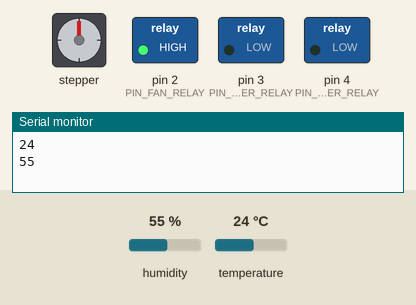
This sketch was run on a simulated Arduino Uno, built with avr-gcc and run on an emulated ATmega328P. Parts: stepper motor, switched loads named in the sketch (green lamp = pin HIGH), the last lines printed to the serial monitor. The inputs (shaded band) are chosen by the test bench; at power-on: humidity 55 %, temperature 24 °C. Stepper angles assume 2048 steps per turn.

Above: at 1.3 s.
1.4 s: humidity set to 46 %
3.2 s: humidity set to 43 %
At 4.34 s:
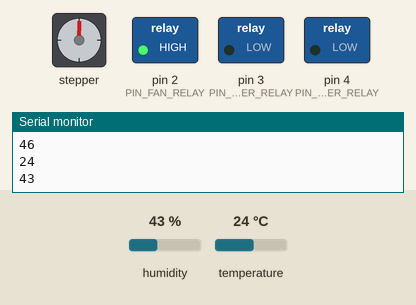
At 4.98 s:
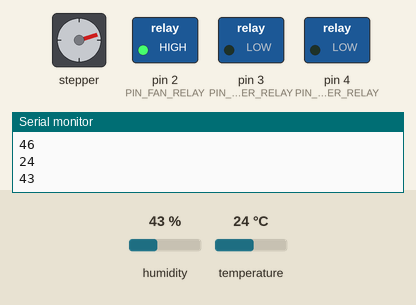
6.3 s: temperature set to 26 °C
At 12.4 s:
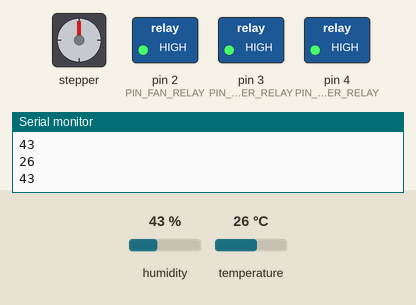
Timing chart, 0 to 18.5 s (numbered marks = the images above; inputs shaded):
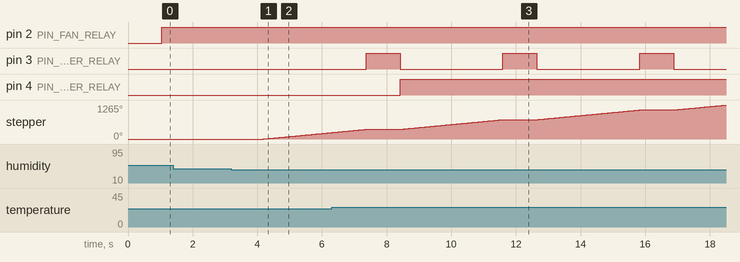

The sketch:

Final...may9d.ino
```cpp
#include <Stepper.h>
#include <DHT11.h>
//#include <AccelStepper.h>

const bool PRINT = false;

#define PIN_SPRINKLER_MOTOR1 9   // Connected to the Blue coloured wire
#define PIN_SPRINKLER_MOTOR3 10  // Connected to the Pink coloured wire
#define PIN_SPRINKLER_MOTOR2 11  // Connected to the Yellow coloured wire
#define PIN_SPRINKLER_MOTOR4 12  // Connected to the Orange coloured wire

#define PIN_FAN_RELAY 2
#define PIN_SPRINKLER_RELAY 3
#define PIN_HEATER_RELAY 4
#define PIN_LIGHT_RELAY 5
#define PIN_HUMIDITY_SENSOR 8
#define PIN_SPRINKLER_MODE_BUTTON 13
#define PIN_FAN_MODE_BUTTON A0

const int STEPS_PER_FULL_ROTATION = 2048;  // 28BYJ-48 has 2048 steps per rotation in full step mode as given in data sheet
const int STEPS_PER_NO_ROTATION = 0;
const int STEPS_SPEED = 19;

DHT11 dht11(PIN_HUMIDITY_SENSOR);
Stepper myStepper(STEPS_PER_FULL_ROTATION, PIN_SPRINKLER_MOTOR1, PIN_SPRINKLER_MOTOR2, PIN_SPRINKLER_MOTOR3, PIN_SPRINKLER_MOTOR4);
const int HumidityThreshold = 45;

int sprinklerModeCounter = 0;
int sprinklerModeState = 0;
int sprinklerModeLastState = 0;
bool sprinklerRunning = false;

int fanModeCounter = 0;
int fanModeState = 0;
int fanModeLastState = 0;

unsigned long lastTime = 0;
unsigned long lastTime_DHT = 0;

// ----- millis timing -----
unsigned long previousStepMillis = 0;
const unsigned long stepInterval = 3; // milliseconds between steps

void setup() {
  // put your setup code here, to run once:
  Serial.begin(9600);
  pinMode(PIN_SPRINKLER_MODE_BUTTON, INPUT);
  pinMode(PIN_FAN_MODE_BUTTON, INPUT);
  pinMode(PIN_SPRINKLER_RELAY, OUTPUT);
  pinMode(PIN_FAN_RELAY, OUTPUT);
  pinMode(PIN_HEATER_RELAY, OUTPUT);

  myStepper.setSpeed(STEPS_SPEED);
}

void loop() {
  // put your main code here, to run repeatedly:
   int temperature;
   int humidity;
   temperature=getTemperature();
   humidity=getHumidity();

  Serial.println(temperature);
   Serial.println(humidity);


 if (temperature > 26){
    Serial.println("Activate Fan");
    activateFan(0);
 }
 if (temperature <=26){
    activateFan(1);
 }
  if (temperature < 25){
    activateHeater(0);
 }
 else{
    activateHeater(1);
 }
 if (humidity < HumidityThreshold){
    //moveSprinkler(STEPS_PER_FULL_ROTATION);
    moveSprinkler(STEPS_PER_FULL_ROTATION);
 }
}

int checkSprinklerMode (){
  sprinklerModeState = digitalRead(PIN_SPRINKLER_MODE_BUTTON);
  //  Serial.print("Digital read: ");
  //   Serial.println(sprinklerModeState);
  if (sprinklerModeState==1){
    sprinklerModeCounter++;
  //  Serial.print("Spr Counter: ");
  //   Serial.println(sprinklerModeCounter);
    if (sprinklerModeCounter>3){
    sprinklerModeCounter = 0;
  }
  }
  return sprinklerModeCounter;
  //Mode 0 = Clockwise
  //Mode 1 = CW CCW
  //Mode 2 = /6 CW
  //Mode 3 = off

}
void activateHeater(bool state){
  digitalWrite(PIN_HEATER_RELAY, state);
}
void activateFan(bool state){
  digitalWrite(PIN_FAN_RELAY, state);
}
void moveSprinkler(int StepsRevolution){
  digitalWrite(PIN_SPRINKLER_RELAY,0);
  myStepper.step(StepsRevolution);
  digitalWrite(PIN_SPRINKLER_RELAY,1);
}
int getTemperature(){
    int temperature = dht11.readTemperature();

    // Check the result of the reading.
    // If there's no error, print the temperature value.
    // If there's an error, print the appropriate error message.
    if (temperature != DHT11::ERROR_CHECKSUM && temperature != DHT11::ERROR_TIMEOUT) {
        return temperature;
        /*Serial.print("Temperature: ");
        Serial.print(temperature);
        Serial.println(" °C");*/
    } else {
        // Print error message based on the error code.
        Serial.println(DHT11::getErrorString(temperature));
    }
}
int getHumidity(){
    int humidity = dht11.readHumidity();

    // Check the result of the reading.
    // If there's no error, print the humidity value.
    // If there's an error, print the appropriate error message.
    if (humidity != DHT11::ERROR_CHECKSUM && humidity != DHT11::ERROR_TIMEOUT) {
        return humidity;
        // Serial.print("Humidity: ");
        // Serial.print(humidity);
        // Serial.println(" %");
    } else {
        // Print error message based on the error code.
        Serial.println(DHT11::getErrorString(humidity));
    }

}
```

Measured:
- the behaviour switches between 45 and 44 % on humidity (found by bisection; images 0 and 1)
- the behaviour switches between 24 and 25 °C on temperature (found by bisection; images 2 and 3)
- after the input at 3.2 s, stepper: keeps turning clockwise at about 114°/s, starting after 0.99 s
- after the input at 6.3 s, pin 4 (PIN_HEATER_RELAY): LOW → HIGH after 2.1 s
- by itself, pin 3 (PIN_SPRINKLER_RELAY): alternates HIGH for 1.0 s and LOW for 3.2 s
